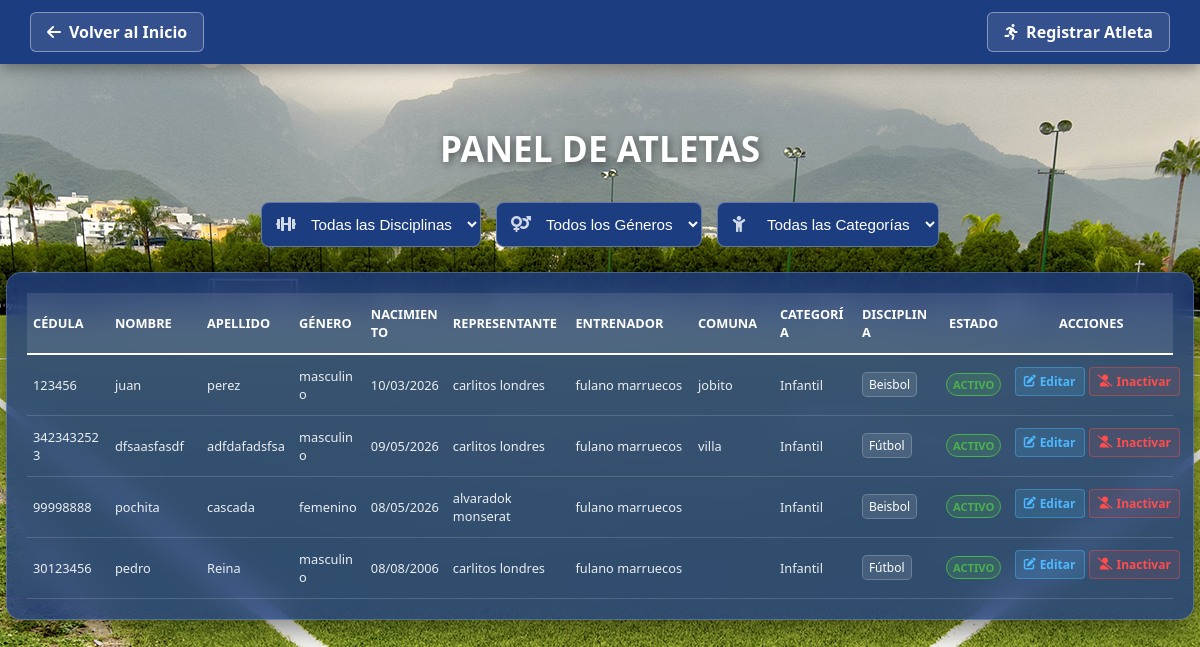
The app's page /vista/ver_atletas.php, older data.
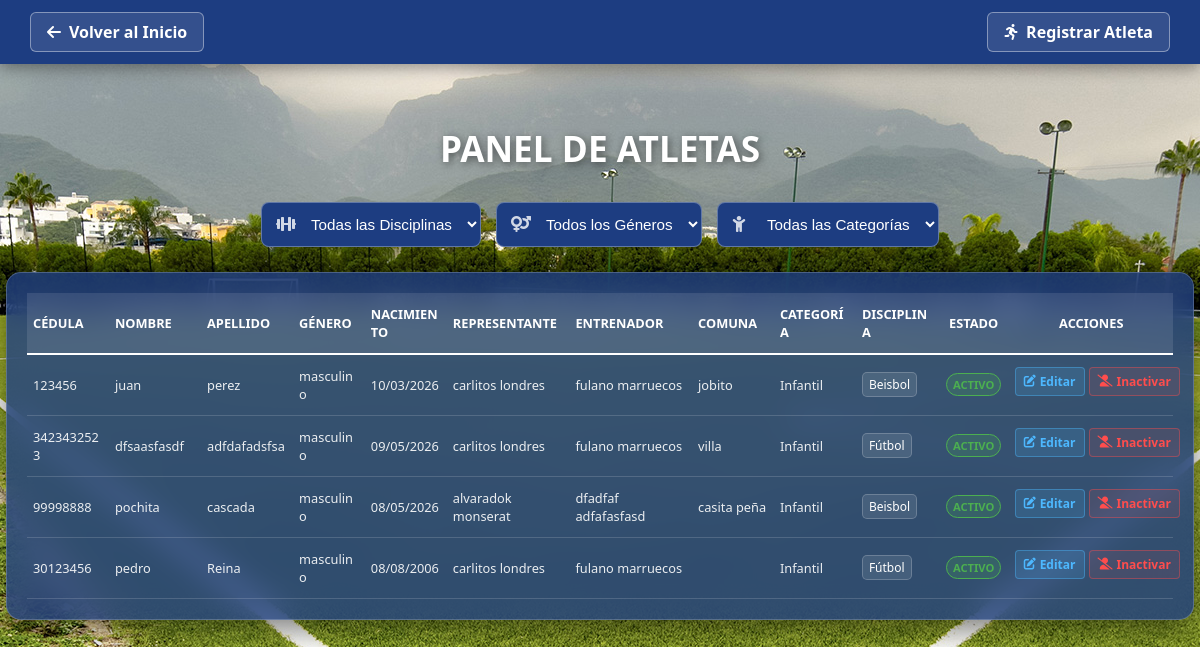
The same page, newer data.
### tables this page shows
CREATE TABLE `atletas` (
  `id` int(11) NOT NULL,
  `cedula` varchar(20) NOT NULL,
  `nombre` varchar(100) NOT NULL,
  `apellido` varchar(100) NOT NULL,
  `fecha_nacimiento` date DEFAULT NULL,
  `genero` enum('masculino','femenino') NOT NULL,
  `estado` enum('activo','inactivo','suspendido') NOT NULL,
  `categoria` enum('infantil','juvenil') NOT NULL,
  `comuna` varchar(100) NOT NULL,
  `representante_id` int(150) NOT NULL,
  `entrenador_id` int(11) NOT NULL,
  `disciplina_id` int(11) NOT NULL
);

CREATE TABLE `entrenadores` (
  `id` int(11) NOT NULL,
  `cedula` varchar(20) NOT NULL,
  `nombre` varchar(100) NOT NULL,
  `apellido` varchar(100) NOT NULL,
  `disciplina_id` int(11) DEFAULT NULL,
  `telefono` varchar(20) DEFAULT NULL,
  `correo` varchar(100) DEFAULT NULL,
  `estado` enum('activo','inactivo') NOT NULL
);

CREATE TABLE `representantes` (
  `id` int(150) NOT NULL,
  `cedula` varchar(20) NOT NULL,
  `nombre` varchar(100) NOT NULL,
  `apellido` varchar(100) NOT NULL,
  `telefono` varchar(30) NOT NULL,
  `correo` varchar(100) NOT NULL,
  `direccion` text NOT NULL
);

CREATE TABLE `disciplinas` (
  `id` int(11) NOT NULL,
  `nombre_disciplina` varchar(50) NOT NULL
);

### controlador/controlador_atletas.php (called while the page is built, shortened)
<?php
require_once 'conexion.php';
$sql = "SELECT
            a.id,
            a.cedula,
            a.nombre,
            a.apellido,
            a.genero,
            a.fecha_nacimiento,
            a.comuna,
            a.categoria,
            a.estado,
            r.nombre AS nombre_rep,
            r.apellido AS apellido_rep,
            e.nombre AS nombre_ent,
            e.apellido AS apellido_ent,
            d.nombre_disciplina AS disciplina
        FROM atletas a
        INNER JOIN representantes r ON a.representante_id = r.id
        INNER JOIN entrenadores e ON a.entrenador_id = e.id
        INNER JOIN disciplinas d ON a.disciplina_id = d.id WHERE 1=1";
$sql .= " ORDER BY a.id DESC";
$stmt = $conexion->prepare($sql);
$stmt->execute();
$resultado = $stmt->get_result();
?>

### vista/ver_atletas.php (the view, shortened to what the changed rows need)
<?php
require_once '../controlador/controlador_atletas.php';
?>
<!DOCTYPE html>
<html lang="es">
<head>
    <link rel="stylesheet" href="../estilo/style8.css">
    <link rel="stylesheet" href="https://cdnjs.cloudflare.com/ajax/libs/font-awesome/6.0.0/css/all.min.css">
</head>
<body>
    <main class="central-container">
        <h1 class="main-title">Panel de Atletas</h1>
        <div class="glass-table-container">
            <?php if ($resultado && $resultado->num_rows > 0): ?>
                <table class="user-table">
                    <thead>
                        <tr>
                            <th class="col-cedula">Cédula</th>
                            <th class="col-nombre">Nombre</th>
                            <th class="col-apellido">Apellido</th>
                            <th class="col-genero">Género</th>
                            <th class="col-nacimiento">Nacimiento</th>
                            <th class="col-representante">Representante</th>
                            <th class="col-entrenador">Entrenador</th>
                            <th class="col-comuna">Comuna</th>
                            <th class="col-categoria">Categoría</th>
                            <th class="col-disciplina">Disciplina</th>
                            <th class="col-estado" style="text-align: center;">Estado</th>
                            <th class="col-acciones" style="text-align: center;">Acciones</th>
                        </tr>
                    </thead>
                    <tbody>
                        <?php while($row = $resultado->fetch_assoc()): ?>
                            <tr>
                                <td><?php echo htmlspecialchars($row['cedula']); ?></td>
                                <td><?php echo htmlspecialchars($row['nombre']); ?></td>
                                <td><?php echo htmlspecialchars($row['apellido']); ?></td>
                                <td><?php echo htmlspecialchars($row['genero']); ?></td>
                                <td><?php echo date('d/m/Y', strtotime($row['fecha_nacimiento'])); ?></td>
                                <td><?php echo htmlspecialchars($row['nombre_rep'] . " " . $row['apellido_rep']); ?></td>
                                <td><?php echo htmlspecialchars($row['nombre_ent'] . " " . $row['apellido_ent']); ?></td>
                                <td><?php echo htmlspecialchars($row['comuna']); ?></td>
                                <td style="text-transform: capitalize; font-weight: 500; color: #FBC02D;"><?php echo htmlspecialchars($row['categoria']); ?></td>
                                <td><span class="badge-disciplina"><?php echo htmlspecialchars($row['disciplina']); ?></span></td>
                                <td style="text-align: center;">
                                    <?php $clase = ($row['estado'] == 'activo') ? 'estado-activo' : 'estado-inactivo'; ?>
                                    <span class="badge-estado <?php echo $clase; ?>"><?php echo ucfirst($row['estado']); ?></span>
                                </td>
                                <td class="action-cell">
                                    <a href="editar_atleta.php?id=<?php echo $row['id']; ?>" class="btn-table edit" title="Editar Atleta">
                                        <i class="fas fa-edit"></i> Editar
                                    </a>
                                    <?php if ($row['estado'] == 'activo'): ?>
                                        <a href="../controlador/controlador_estado_atleta.php?id=<?php echo $row['id']; ?>&actual=activo" class="btn-inactivar" title="Inactivar">
                                            <i class="fas fa-user-slash"></i> Inactivar
                                        </a>
                                    <?php else: ?>
                                        <a href="../controlador/controlador_estado_atleta.php?id=<?php echo $row['id']; ?>&actual=inactivo" class="btn-activar" title="Activar">
                                            <i class="fas fa-user-check"></i> Activar
                                        </a>
                                    <?php endif; ?>
                                </td>
                            </tr>
                        <?php endwhile; ?>
                    </tbody>
                </table>
            <?php endif; ?>
        </div>
    </main>
</body>
</html>

Row changes from the older to the newer data that the page shows:
changed atletas "pochita": genero "femenino" → "masculino"; entrenador.apellido "fulano marruecos" → "dfadfaf adfafasfasd"; comuna (not shown) → "casita peña"
